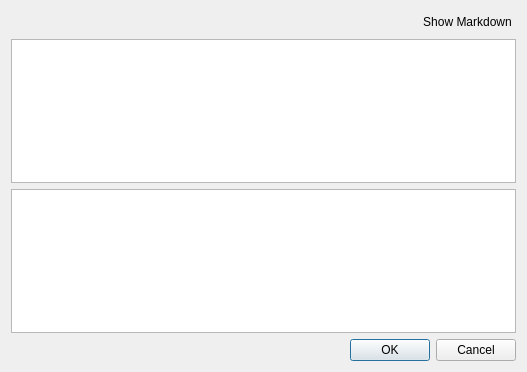
<?xml version="1.0" encoding="UTF-8"?>
<ui version="4.0">
 <class>VersionNotesDialog</class>
 <widget class="QDialog" name="VersionNotesDialog">
  <property name="geometry">
   <rect>
    <x>0</x>
    <y>0</y>
    <width>527</width>
    <height>372</height>
   </rect>
  </property>
  <property name="windowTitle">
   <string>Version Notes</string>
  </property>
  <layout class="QVBoxLayout" name="verticalLayout">
   <property name="spacing">
    <number>6</number>
   </property>
   <item>
    <layout class="QHBoxLayout" name="horizontalLayout">
     <item>
      <spacer name="horizontalSpacer">
       <property name="orientation">
        <enum>Qt::Horizontal</enum>
       </property>
       <property name="sizeHint" stdset="0">
        <size>
         <width>40</width>
         <height>20</height>
        </size>
       </property>
      </spacer>
     </item>
     <item>
      <widget class="QPushButton" name="toggleSourceButton">
       <property name="text">
        <string>Show Markdown</string>
       </property>
       <property name="flat">
        <bool>true</bool>
       </property>
      </widget>
     </item>
    </layout>
   </item>
   <item>
    <widget class="QTextEdit" name="notesTextEdit">
     <property name="tabStopDistance">
      <double>20.000000000000000</double>
     </property>
    </widget>
   </item>
   <item>
    <widget class="QPlainTextEdit" name="notesPlainTextEdit">
     <property name="tabStopDistance">
      <double>20.000000000000000</double>
     </property>
    </widget>
   </item>
   <item>
    <widget class="QDialogButtonBox" name="buttonBox">
     <property name="orientation">
      <enum>Qt::Horizontal</enum>
     </property>
     <property name="standardButtons">
      <set>QDialogButtonBox::Cancel|QDialogButtonBox::Ok</set>
     </property>
    </widget>
   </item>
  </layout>
 </widget>
 <resources/>
 <connections>
  <connection>
   <sender>buttonBox</sender>
   <signal>accepted()</signal>
   <receiver>VersionNotesDialog</receiver>
   <slot>accept()</slot>
   <hints>
    <hint type="sourcelabel">
     <x>248</x>
     <y>254</y>
    </hint>
    <hint type="destinationlabel">
     <x>157</x>
     <y>274</y>
    </hint>
   </hints>
  </connection>
  <connection>
   <sender>buttonBox</sender>
   <signal>rejected()</signal>
   <receiver>VersionNotesDialog</receiver>
   <slot>reject()</slot>
   <hints>
    <hint type="sourcelabel">
     <x>316</x>
     <y>260</y>
    </hint>
    <hint type="destinationlabel">
     <x>286</x>
     <y>274</y>
    </hint>
   </hints>
  </connection>
 </connections>
</ui>
